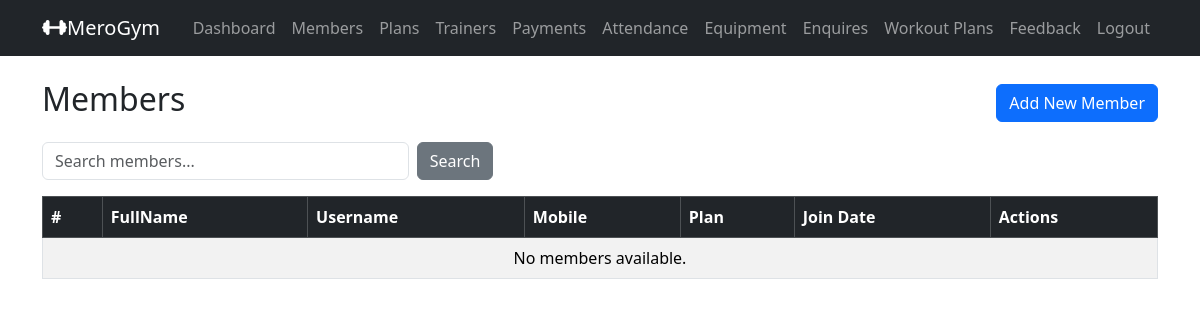
Page /admin_members/ (signed in) on the earlier database version.
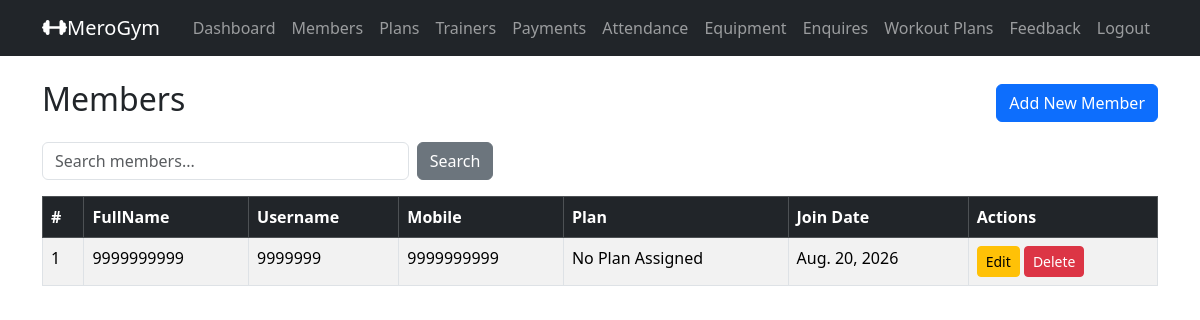
Same page on the later database version.
### gymapp/models.py (models this page shows, shortened)
class MemberProfile(models.Model):
    GENDER_CHOICES = (
        ('MALE', 'Male'),
        ('FEMALE', 'Female'),
        ('OTHER', 'Other'),
    )
    user = models.OneToOneField(settings.AUTH_USER_MODEL, on_delete=models.CASCADE, related_name='member_profile')
    full_name = models.CharField(max_length=100)
    mobile = models.CharField(max_length=15)
    age = models.PositiveIntegerField(null=True, blank=True)
    gender = models.CharField(max_length=10, choices=GENDER_CHOICES, null=True, blank=True)
    address = models.TextField(blank=True)
    join_date = models.DateField(default=timezone.now)
    plan = models.ForeignKey(MembershipPlan,
                             on_delete=models.SET_NULL, # If plan is deleted, set to null
                             null=True, blank=True,
                             related_name='members'
                             )
    trainer = models.ForeignKey(Trainer,
                                on_delete=models.SET_NULL, # If trainer is deleted, set to null
                                null=True, blank=True,
                                related_name='members' # access members via trainer.members
                                )
    membership_start = models.DateField(null=True, blank=True)
    membership_end = models.DateField(null=True, blank=True)

class User(AbstractUser):
    ROLE_CHOICES = [
        ('ADMIN', 'Admin'),
        ('MEMBER', 'Member'),
    ]
    role = models.CharField(max_length=20, choices=ROLE_CHOICES, default='MEMBER')

### gymapp/views.py (the view)
    def wrapper(request, *args, **kwargs):
        if not request.user.is_authenticated or getattr(request.user, 'role', None) != 'ADMIN':
            messages.error(request, 'You must be logged in as an admin to access this page.')
            return redirect('admin_login')
        return view_func(request, *args, **kwargs)

### gymapp/views.py (called while the page is built)
def admin_required(view_func):
    def wrapper(request, *args, **kwargs):
        if not request.user.is_authenticated or getattr(request.user, 'role', None) != 'ADMIN':
            messages.error(request, 'You must be logged in as an admin to access this page.')
            return redirect('admin_login')
        return view_func(request, *args, **kwargs)
    return wrapper

@admin_required
def admin_members_list(request):
    search = request.GET.get('search', '')
    members = MemberProfile.objects.all().select_related('user', 'plan')
    if search:
        members = members.filter(full_name__icontains=search)
    return render(
        request,
        'admin_members_list.html',
        {
            'members': members,
            'search': search
        }
    )

### gymapp/templates/admin_members_list.html (shortened to what this page needs)
{% extends 'base.html' %}
{% block content %}
<div class="d-flex justify-content-between align-items-center mb-3">
    <h2>Members</h2>
    <a href="{% url 'admin_member_add' %}" class="btn btn-primary">Add New Member</a>
</div>
<form method="get" class="row g-2 mb-3">
    <div class="col-md-4">
        <input type="text" name="search" class="form-control" placeholder="Search members..." value="{{ search }}">
    </div>
    <div class="col-md-2">
        <button type="submit" class="btn btn-secondary">Search</button>
    </div>
</form>
<table class="table table-bordered table-striped">
    <thead class="table-dark">
        <tr>
            <th>#</th>
            <th>FullName</th>
            <th>Username</th>
            <th>Mobile</th>
            <th>Plan</th>
            <th>Join Date</th>
            <th>Actions</th>
        </tr>
    </thead>
    <tbody>
        {% for member in members %}
        <tr>
            <td>{{ forloop.counter }}</td>
            <td>{{ member.full_name }}</td>
            <td>{{ member.user.username }}</td>
            <td>{{ member.mobile }}</td>
            <td>{{ member.plan.name|default:"No Plan Assigned" }}</td>
            <td>{{ member.join_date }}</td>
            <td>
                <a href="{% url 'admin_member_edit' member.id %}" class="btn btn-sm btn-warning">Edit</a>
                <form method="post" action="{% url 'admin_member_delete' member.id %}" style="display:inline;">
                    <button type="submit" class="btn btn-sm btn-danger" onclick="return confirm('Are you sure you want to delete this member?');">Delete</button>
                </form>
            </td>
        </tr>
        {% empty %}
        <tr>
            <td colspan="7" class="text-center">No members available.</td>
        </tr>
        {% endfor %}
</table>
{% endblock %}

Differences in the rows shown:
added MemberProfile: full_name "9999999999", user.username "9999999", mobile "9999999999", plan.name "No Plan Assigned", join_date "Aug. 20, 2026"
Other differences:
text no longer shown: "No members available."
